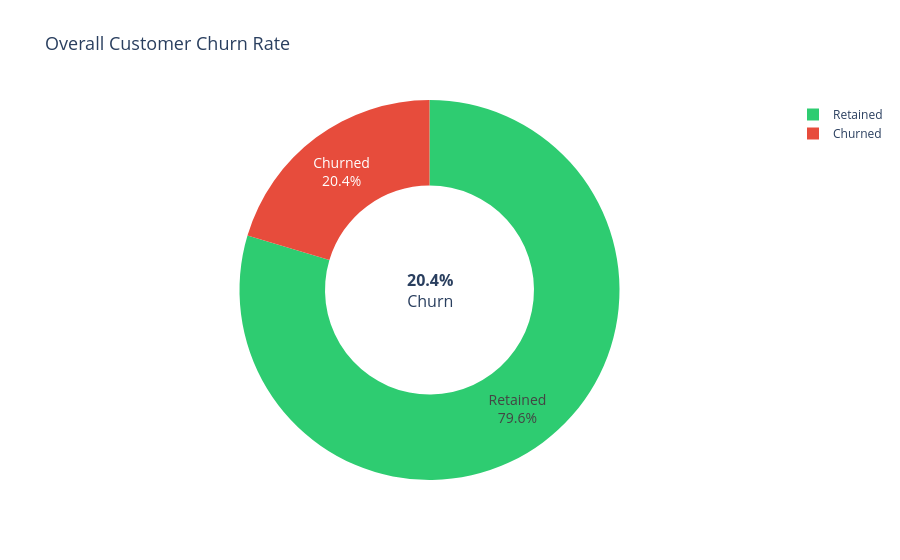

Notebook code cell kept with this figure:
### Markdown cell above
### 4.1 Overall Churn Rate
> **Business question:** What percentage of customers are churning?

### Code cell
total     = len(df)
churned   = int(df["Exited"].sum())
retained  = total - churned
churn_pct = churned / total * 100

print(f"Total customers : {total:,}")
print(f"Churned         : {churned:,}  ({churn_pct:.1f}%)")
print(f"Retained        : {retained:,}  ({100 - churn_pct:.1f}%)")

fig = go.Figure(go.Pie(
    labels=["Retained", "Churned"],
    values=[retained, churned],
    hole=0.55,
    marker_colors=["#2ecc71", "#e74c3c"],
    textinfo="label+percent",
    textfont_size=14
))
fig.update_layout(
    title_text="Overall Customer Churn Rate",
    title_font_size=18,
    annotations=[dict(
        text=f"<b>{churn_pct:.1f}%</b><br>Churn",
        x=0.5, y=0.5, font_size=16, showarrow=False
    )]
)
fig.show()

### Figure 1 — Plotly figure (JSON) as saved in the notebook; plotly's stock layout.template omitted (floating-point values rounded to 4 significant figures)
{"data": [{"hole": 0.55, "labels": ["Retained", "Churned"], "marker": {"colors": ["#2ecc71", "#e74c3c"]}, "textfont": {"size": 14}, "textinfo": "label+percent", "type": "pie", "values": [7963, 2037]}], "layout": {"annotations": [{"font": {"size": 16}, "showarrow": false, "text": "<b>20.4%</b><br>Churn", "x": 0.5, "y": 0.5}], "title": {"font": {"size": 18}, "text": "Overall Customer Churn Rate"}}}
